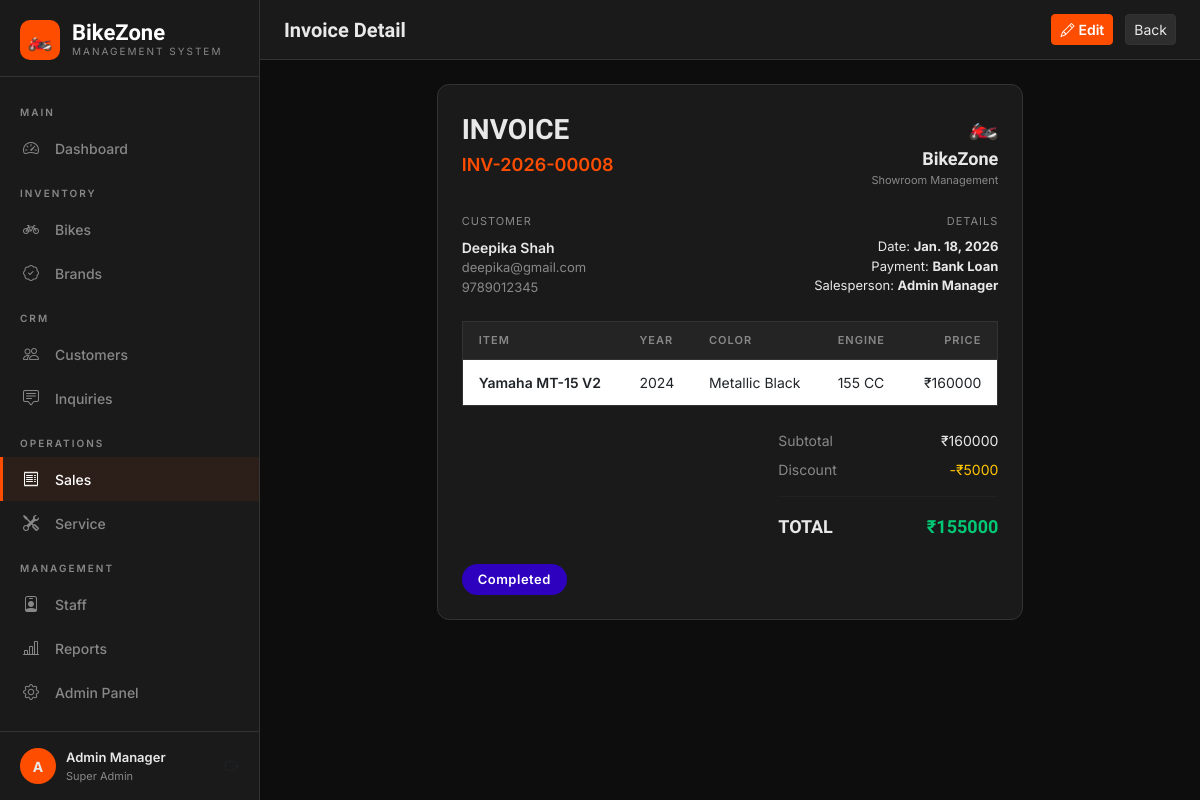
Screenshot of /sales/8/ (signed in) with the database file from the repository.
### showroom/models.py (models this page shows, shortened)
class Sale(models.Model):
    PAYMENT_CHOICES = [
        ('cash', 'Cash'),
        ('loan', 'Bank Loan'),
        ('emi', 'EMI'),
        ('card', 'Credit/Debit Card'),
        ('upi', 'UPI'),
    ]
    STATUS_CHOICES = [
        ('pending', 'Pending'),
        ('completed', 'Completed'),
        ('cancelled', 'Cancelled'),
    ]
    bike = models.ForeignKey(Bike, on_delete=models.CASCADE, related_name='sales')
    customer = models.ForeignKey(Customer, on_delete=models.CASCADE, related_name='purchases')
    salesperson = models.ForeignKey(User, on_delete=models.SET_NULL, null=True, related_name='sales')
    sale_date = models.DateField(default=timezone.now)
    selling_price = models.DecimalField(max_digits=12, decimal_places=2)
    discount = models.DecimalField(max_digits=10, decimal_places=2, default=0)
    payment_method = models.CharField(max_length=20, choices=PAYMENT_CHOICES)
    status = models.CharField(max_length=20, choices=STATUS_CHOICES, default='completed')
    notes = models.TextField(blank=True)
    invoice_number = models.CharField(max_length=50, unique=True, blank=True)
    created_at = models.DateTimeField(auto_now_add=True)
    @property
    def final_amount(self):
        return self.selling_price - self.discount
    class Meta:
        ordering = ['-created_at']

class Customer(models.Model):
    first_name = models.CharField(max_length=100)
    last_name = models.CharField(max_length=100)
    email = models.EmailField(unique=True)
    phone = models.CharField(max_length=20)
    address = models.TextField(blank=True)
    city = models.CharField(max_length=100, blank=True)
    state = models.CharField(max_length=100, blank=True)
    pincode = models.CharField(max_length=10, blank=True)
    aadhar_number = models.CharField(max_length=20, blank=True, verbose_name='Aadhar Number')
    driving_license = models.CharField(max_length=30, blank=True)
    date_of_birth = models.DateField(blank=True, null=True)
    created_at = models.DateTimeField(auto_now_add=True)
    @property
    def full_name(self):
        return f"{self.first_name} {self.last_name}"
    class Meta:
        ordering = ['-created_at']

class Bike(models.Model):
    BIKE_TYPE_CHOICES = [
        ('sport', 'Sport'),
        ('cruiser', 'Cruiser'),
        ('adventure', 'Adventure'),
        ('naked', 'Naked/Street'),
        ('scooter', 'Scooter'),
        ('electric', 'Electric'),
        ('dirt', 'Dirt/Off-Road'),
        ('touring', 'Touring'),
    ]
    STATUS_CHOICES = [
        ('available', 'Available'),
        ('sold', 'Sold'),
        ('reserved', 'Reserved'),
        ('service', 'In Service'),
    ]
    brand = models.ForeignKey(Brand, on_delete=models.CASCADE, related_name='bikes')
    model_name = models.CharField(max_length=200)
    year = models.PositiveIntegerField()
    bike_type = models.CharField(max_length=20, choices=BIKE_TYPE_CHOICES)
    engine_cc = models.PositiveIntegerField(verbose_name='Engine (CC)')
    color = models.CharField(max_length=100)
    price = models.DecimalField(max_digits=12, decimal_places=2)
    mileage = models.DecimalField(max_digits=6, decimal_places=2, verbose_name='Mileage (kmpl)', blank=True, null=True)
    stock_quantity = models.PositiveIntegerField(default=1)
    status = models.CharField(max_length=20, choices=STATUS_CHOICES, default='available')
    image = models.ImageField(upload_to='bikes/', blank=True, null=True)
    description = models.TextField(blank=True)
    vin_number = models.CharField(max_length=50, unique=True, blank=True, null=True)
    created_at = models.DateTimeField(auto_now_add=True)
    updated_at = models.DateTimeField(auto_now=True)
    class Meta:
        ordering = ['-created_at']

class Brand(models.Model):
    name = models.CharField(max_length=100, unique=True)
    country = models.CharField(max_length=100, blank=True)
    logo = models.ImageField(upload_to='brands/', blank=True, null=True)
    description = models.TextField(blank=True)
    created_at = models.DateTimeField(auto_now_add=True)
    class Meta:
        ordering = ['name']

### showroom/views.py (the view)
# urls.py: path('sales/<int:pk>/', views.sale_detail, name='sale_detail'),
@login_required
def sale_detail(request, pk):
    sale = get_object_or_404(Sale, pk=pk)
    return render(request, 'showroom/sales/detail.html', {'sale': sale})

### showroom/templates/showroom/sales/detail.html (shortened to what this page needs)
{% extends 'showroom/base.html' %}
{% block page_title %}Invoice Detail{% endblock %}
{% block topbar_actions %}
<a href="{% url 'sale_edit' sale.pk %}" class="btn btn-primary btn-sm"><i class="bi bi-pencil me-1"></i>Edit</a>
<a href="{% url 'sale_list' %}" class="btn btn-dark btn-sm">Back</a>
{% endblock %}
{% block content %}
<div class="row justify-content-center">
<div class="col-lg-8">
<div class="card">
    <div class="card-body p-4">
        <div class="d-flex justify-content-between align-items-start mb-4">
            <div>
                <div style="font-family:'Rajdhani',sans-serif;font-size:28px;font-weight:700">INVOICE</div>
                <div style="color:var(--primary);font-size:18px;font-weight:600">{{ sale.invoice_number }}</div>
            </div>
            <div class="text-end">
                <div style="font-size:24px">🏍️</div>
                <div style="font-family:'Rajdhani',sans-serif;font-size:18px;font-weight:700">BikeZone</div>
                <div style="font-size:11px;color:var(--text-muted)">Showroom Management</div>
            </div>
        </div>
        <div class="row g-3 mb-4">
            <div class="col-6">
                <div style="color:var(--text-muted);font-size:11px;text-transform:uppercase;letter-spacing:1px;margin-bottom:8px">Customer</div>
                <div style="font-weight:600">{{ sale.customer.full_name }}</div>
                <div style="font-size:13px;color:var(--text-muted)">{{ sale.customer.email }}</div>
                <div style="font-size:13px;color:var(--text-muted)">{{ sale.customer.phone }}</div>
            </div>
            <div class="col-6 text-end">
                <div style="color:var(--text-muted);font-size:11px;text-transform:uppercase;letter-spacing:1px;margin-bottom:8px">Details</div>
                <div style="font-size:13px">Date: <strong>{{ sale.sale_date }}</strong></div>
                <div style="font-size:13px">Payment: <strong>{{ sale.get_payment_method_display }}</strong></div>
                <div style="font-size:13px">Salesperson: <strong>{{ sale.salesperson.get_full_name|default:sale.salesperson.username }}</strong></div>
            </div>
        </div>
        <div class="table-responsive mb-4">
            <table class="table mb-0" style="border:1px solid var(--border);border-radius:10px">
                <thead><tr>
                    <th>Item</th><th>Year</th><th>Color</th><th>Engine</th><th class="text-end">Price</th>
                </tr></thead>
                <tbody><tr>
                    <td>
                        <div style="font-weight:600">{{ sale.bike.brand.name }} {{ sale.bike.model_name }}</div>
                    </td>
                    <td>{{ sale.bike.year }}</td>
                    <td>{{ sale.bike.color }}</td>
                    <td>{{ sale.bike.engine_cc }} CC</td>
                    <td class="text-end">₹{{ sale.selling_price|floatformat:0 }}</td>
                </tr></tbody>
            </table>
        </div>
        <div class="d-flex justify-content-end mb-4">
            <div style="width:220px">
                <div class="d-flex justify-content-between mb-2">
                    <span style="color:var(--text-muted)">Subtotal</span>
                    <span>₹{{ sale.selling_price|floatformat:0 }}</span>
                </div>
                <div class="d-flex justify-content-between mb-2">
                    <span style="color:var(--text-muted)">Discount</span>
                    <span style="color:var(--warning)">-₹{{ sale.discount|floatformat:0 }}</span>
                </div>
                <hr style="border-color:var(--border)">
                <div class="d-flex justify-content-between">
                    <span style="font-weight:700;font-family:'Rajdhani',sans-serif;font-size:18px">TOTAL</span>
                    <span style="font-weight:700;font-family:'Rajdhani',sans-serif;font-size:18px;color:var(--success)">₹{{ sale.final_amount|floatformat:0 }}</span>
                </div>
            </div>
        </div>
        <div class="d-flex justify-content-between align-items-center">
            <span class="status-badge badge-{{ sale.status }}" style="font-size:13px;padding:6px 16px">{{ sale.get_status_display }}</span>
        </div>
    </div>
</div>
</div>
</div>
{% endblock %}

### showroom/templates/showroom/base.html (shortened to what this page needs)
<!DOCTYPE html>
<html lang="en">
<head>
    <link href="https://cdn.jsdelivr.net/npm/bootstrap@5.3.0/dist/css/bootstrap.min.css" rel="stylesheet">
    <link href="https://cdn.jsdelivr.net/npm/bootstrap-icons@1.11.0/font/bootstrap-icons.css" rel="stylesheet">
</head>
<body>
{% if user.is_authenticated %}
<div class="sidebar">
    <div class="sidebar-brand">
        <div class="brand-icon">🏍️</div>
        <div>
            <div class="brand-name">BikeZone</div>
            <div class="brand-sub">Management System</div>
        </div>
    </div>
    <nav class="sidebar-nav">
        <div class="nav-section">Main</div>
        <a href="{% url 'dashboard' %}" class="nav-link {% if request.resolver_match.url_name == 'dashboard' %}active{% endif %}">
            <i class="bi bi-speedometer2"></i> Dashboard
        </a>
        <div class="nav-section">Inventory</div>
        <a href="{% url 'bike_list' %}" class="nav-link {% if 'bike' in request.resolver_match.url_name %}active{% endif %}">
            <i class="bi bi-bicycle"></i> Bikes
        </a>
        <a href="{% url 'brand_list' %}" class="nav-link {% if 'brand' in request.resolver_match.url_name %}active{% endif %}">
            <i class="bi bi-patch-check"></i> Brands
        </a>
        <div class="nav-section">CRM</div>
        <a href="{% url 'customer_list' %}" class="nav-link {% if 'customer' in request.resolver_match.url_name %}active{% endif %}">
            <i class="bi bi-people"></i> Customers
        </a>
        <a href="{% url 'inquiry_list' %}" class="nav-link {% if 'inquiry' in request.resolver_match.url_name %}active{% endif %}">
            <i class="bi bi-chat-square-text"></i> Inquiries
        </a>
        <div class="nav-section">Operations</div>
        <a href="{% url 'sale_list' %}" class="nav-link {% if 'sale' in request.resolver_match.url_name %}active{% endif %}">
            <i class="bi bi-receipt"></i> Sales
        </a>
        <a href="{% url 'service_list' %}" class="nav-link {% if 'service' in request.resolver_match.url_name %}active{% endif %}">
            <i class="bi bi-tools"></i> Service
        </a>
        <div class="nav-section">Management</div>
        <a href="{% url 'staff_list' %}" class="nav-link {% if 'staff' in request.resolver_match.url_name %}active{% endif %}">
            <i class="bi bi-person-badge"></i> Staff
        </a>
        <a href="{% url 'reports' %}" class="nav-link {% if request.resolver_match.url_name == 'reports' %}active{% endif %}">
            <i class="bi bi-bar-chart-line"></i> Reports
        </a>
        <a href="/admin/" class="nav-link" target="_blank">
            <i class="bi bi-gear"></i> Admin Panel
        </a>
    </nav>
    <div class="sidebar-footer">
        <div class="user-card">
            <div class="user-avatar">{{ user.first_name|first|upper|default:user.username|first|upper }}</div>
            <div>
                <div class="user-name">{{ user.get_full_name|default:user.username }}</div>
                <div class="user-role">
                    {% if user.is_superuser %}Super Admin{% else %}Staff{% endif %}
                </div>
            </div>
            <a href="{% url 'logout' %}" class="ms-auto text-muted" title="Logout">
                <i class="bi bi-box-arrow-right"></i>
            </a>
        </div>
    </div>
</div>
<div class="main-wrapper">
    <div class="topbar">
        <div>
            <div class="topbar-title">{% block page_title %}Dashboard{% endblock %}</div>
        </div>
        <div class="topbar-actions">
            {% block topbar_actions %}{% endblock %}
        </div>
    </div>
    <div class="main-content">
        {% block content %}{% endblock %}
    </div>
</div>
{% else %}
{% block auth_content %}{% endblock %}
{% endif %}
</body>
</html>

### showroom/templates/showroom/base.html (style rules this page uses)
:root { --primary: #ff4d00; --primary-dark: #cc3d00; --primary-light: #ff6a2a; --dark: #0d0d0d; --dark-2: #1a1a1a; --dark-3: #242424; --dark-4: #2e2e2e; --text: #e8e8e8; --text-muted: #888; --border: #333; --success: #00c875; --warning: #ffc400; --danger: #ff4d4d; --info: #00aaff; --sidebar-w: 260px; }
* { margin: 0; padding: 0; box-sizing: border-box; }
body { background: var(--dark); color: var(--text); font-family: 'Inter', sans-serif; font-size: 14px; min-height: 100vh; }
.sidebar { width: var(--sidebar-w); background: var(--dark-2); border-right: 1px solid var(--border); position: fixed; top: 0; left: 0; bottom: 0; display: flex; flex-direction: column; z-index: 1000; overflow-y: auto; }
.sidebar-brand { padding: 20px 20px 16px; border-bottom: 1px solid var(--border); display: flex; align-items: center; gap: 12px; }
.brand-icon { width: 40px; height: 40px; background: var(--primary); border-radius: 10px; display: flex; align-items: center; justify-content: center; font-size: 20px; }
.brand-name { font-family: 'Rajdhani', sans-serif; font-size: 22px; font-weight: 700; color: white; line-height: 1; }
.brand-sub { font-size: 10px; color: var(--text-muted); letter-spacing: 2px; text-transform: uppercase; }
.sidebar-nav { flex: 1; padding: 12px 0; }
.nav-section { padding: 16px 20px 6px; font-size: 10px; color: var(--text-muted); text-transform: uppercase; letter-spacing: 2px; font-weight: 600; }
.nav-link { display: flex; align-items: center; gap: 12px; padding: 10px 20px; color: var(--text-muted); text-decoration: none; transition: all 0.2s; border-left: 3px solid transparent; font-size: 14px; font-weight: 500; }
.nav-link:hover, .nav-link.active { color: white; background: rgba(255,77,0,0.08); border-left-color: var(--primary); }
.nav-link i { width: 20px; font-size: 16px; flex-shrink: 0; }
.sidebar-footer { padding: 16px 20px; border-top: 1px solid var(--border); }
.user-card { display: flex; align-items: center; gap: 10px; }
.user-avatar { width: 36px; height: 36px; background: var(--primary); border-radius: 50%; display: flex; align-items: center; justify-content: center; font-weight: 700; font-size: 14px; flex-shrink: 0; }
.user-name { font-size: 13px; font-weight: 600; }
.user-role { font-size: 11px; color: var(--text-muted); }
.main-wrapper { margin-left: var(--sidebar-w); min-height: 100vh; display: flex; flex-direction: column; }
.topbar { background: var(--dark-2); border-bottom: 1px solid var(--border); padding: 0 24px; height: 60px; display: flex; align-items: center; justify-content: space-between; position: sticky; top: 0; z-index: 100; }
.topbar-title { font-family: 'Rajdhani', sans-serif; font-size: 20px; font-weight: 600; }
.topbar-actions { display: flex; align-items: center; gap: 12px; }
.main-content { flex: 1; padding: 24px; }
.card { background: var(--dark-2); border: 1px solid var(--border); border-radius: 12px; }
.card-body { padding: 20px; color: var(--text); }
.table { color: var(--text); }
.table > thead > tr > th { background: var(--dark-3); border-color: var(--border); color: var(--text-muted); font-size: 11px; text-transform: uppercase; letter-spacing: 1px; font-weight: 600; padding: 10px 16px; }
.table > tbody > tr > td { border-color: var(--border); padding: 12px 16px; vertical-align: middle; }
.btn-primary { background: var(--primary); border-color: var(--primary); color: white; font-weight: 600; }
.btn-dark { background: var(--dark-4); border-color: var(--border); color: var(--text); }
.badge-completed { background: rgba(47, 0, 200, 0.945); color:white; }
.status-badge { display: inline-block; padding: 3px 10px; border-radius: 20px; font-size: 11px; font-weight: 600; letter-spacing: 0.5px; }

### rows the page displays
Sale: invoice_number "INV-2026-00008", customer.full_name "Deepika Shah", customer.email "deepika@gmail.com", customer.phone "9789012345", sale_date "Jan. 18, 2026", payment_method "Bank Loan", salesperson.get_full_name "Admin Manager", bike.brand.name "Yamaha", bike.model_name "MT-15 V2", bike.year "2024", bike.color "Metallic Black", bike.engine_cc "155", selling_price "160000", discount "5000", final_amount "155000", status "Completed"

### other values shown
{{ user.first_name|first|upper|default:user.username|first|upper }} "A"
{{ user.get_full_name|default:user.username }} "Admin Manager"
